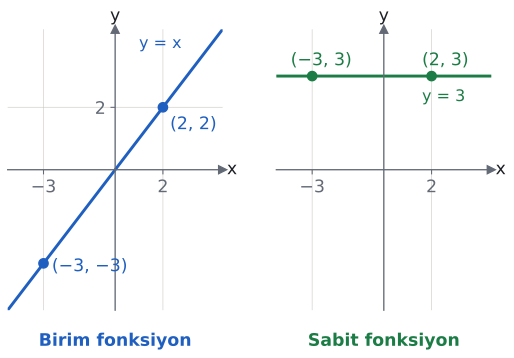

Write the Python code that produced this figure.
import sys; sys.path.insert(0, "tools")
from cizim import *

# Sol: birim fonksiyon y = x, noktalar (2, 2) ve (−3, −3).
# Sağ: sabit fonksiyon y = 3, noktalar (−3, 3) ve (2, 3).
fig, eks = plt.subplots(1, 2, figsize=(6.5, 3.8))
x = np.linspace(-4.5, 4.5, 50)
for ax in eks:
    eksenler(ax, (-4.5, 4.5), (-4.5, 4.5))
    ax.set_xticks([-3, 2]); ax.set_xticklabels(["−3", "2"])
eks[0].set_yticks([2]); eks[0].set_yticklabels(["2"])
eks[1].set_yticks([3]); eks[1].set_yticklabels([""])

ax = eks[0]
ax.plot(x, x, color=MAVI)
nokta(ax, 2, 2, "(2, 2)", dx=0.3, dy=-0.7, renk=MAVI)
nokta(ax, -3, -3, "(−3, −3)", dx=0.35, dy=-0.25, renk=MAVI)
ax.text(1.0, 3.9, "y = x", color=MAVI, fontsize=12)
ax.text(0.5, -0.08, "Birim fonksiyon", transform=ax.transAxes, ha="center", va="top", color=MAVI, fontsize=13, fontweight="bold")

ax = eks[1]
ax.plot(x, 0 * x + 3, color=YESIL)
nokta(ax, -3, 3, "(−3, 3)", dx=-0.9, dy=0.35, renk=YESIL)
nokta(ax, 2, 3, "(2, 3)", dx=-0.4, dy=0.35, renk=YESIL)
ax.text(1.6, 2.2, "y = 3", color=YESIL, fontsize=12)
ax.text(0.5, -0.08, "Sabit fonksiyon", transform=ax.transAxes, ha="center", va="top", color=YESIL, fontsize=13, fontweight="bold")
fig.subplots_adjust(wspace=0.25)
kaydet(fig, __file__)
